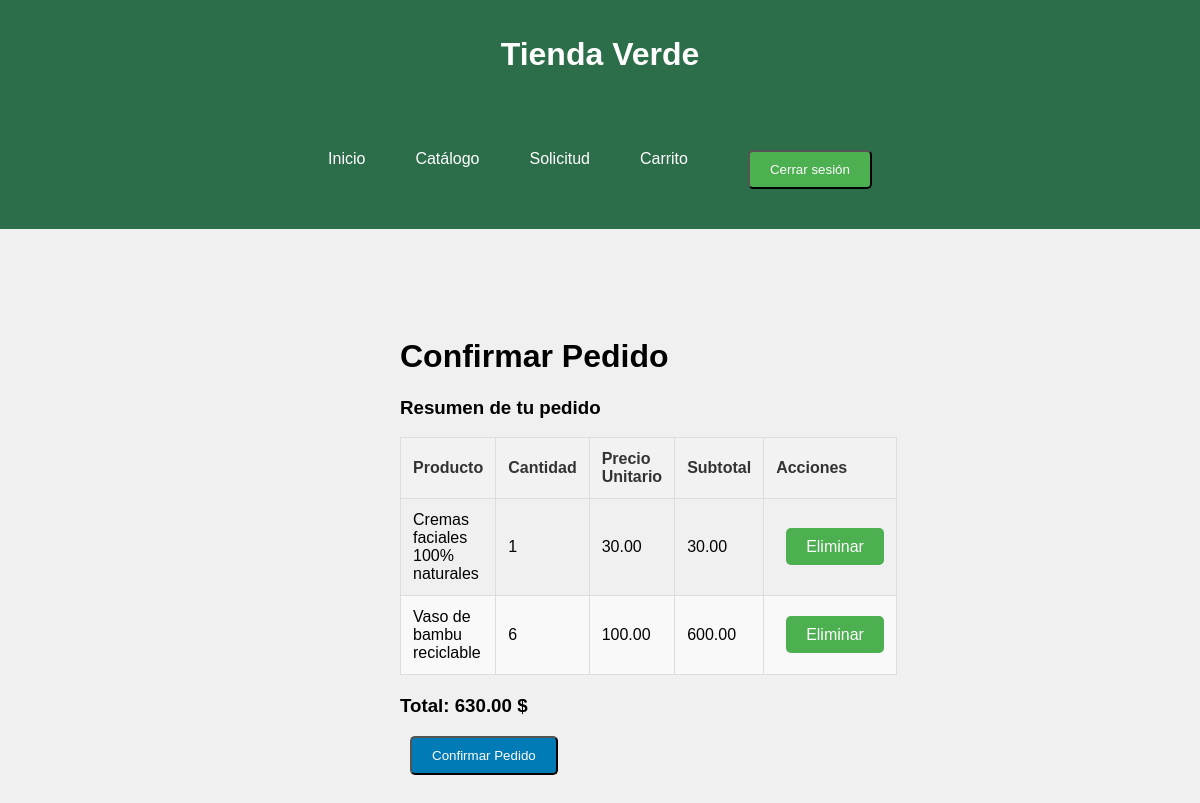
The app's page /confirmar/ (signed in), older data.
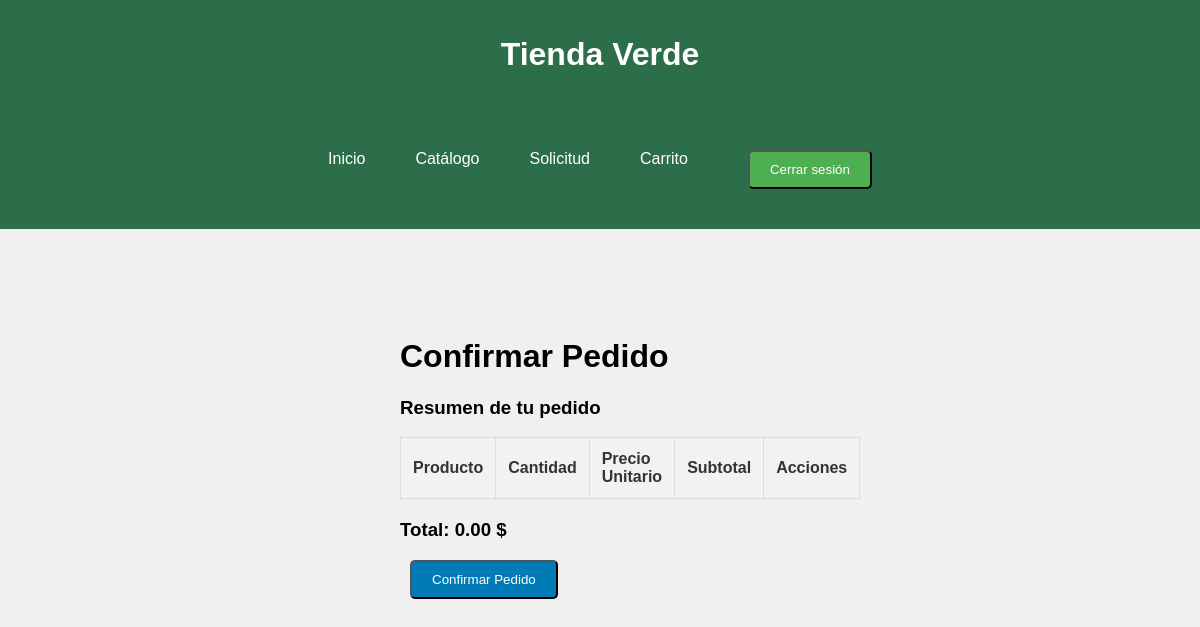
The same page, newer data.
### tienda/models.py (models this page shows, shortened)
class ItemCarrito(models.Model):
    carrito = models.ForeignKey(Carrito, on_delete=models.CASCADE)
    producto = models.ForeignKey(Producto, on_delete=models.CASCADE)
    cantidad = models.PositiveIntegerField(default=1)  # Valor predeterminado

class Producto(models.Model):
    nombre = models.CharField(max_length=100)
    descripcion = models.TextField()
    precio = models.DecimalField(max_digits=10, decimal_places=2)
    stock = models.IntegerField()
    imagen = models.CharField(max_length=100, default='porduct1.jpg')  # Nombre del archivo de imagen

### tienda/views.py (the view)
# urls.py: path('confirmar/', views.confirmar_pago, name='confirmar'),
@login_required
def confirmar_pago(request):
    if request.method == 'POST':
        carrito = Carrito.objects.get(usuario=request.user)
        items = ItemCarrito.objects.filter(carrito=carrito)
        pedido = Pedido.objects.create(usuario=request.user, estado='pendiente')
        items.delete()
        return redirect('pedido')  # Asegúrate de que esta URL esté configurada
    else:
        carrito = Carrito.objects.get(usuario=request.user)
        items = ItemCarrito.objects.filter(carrito=carrito)
    return render(request, 'core/confirmar.html', {
        'items': items,
        'carrito': carrito
    })

### tienda/templatetags/carrito_extras.py (called while the page is built)
@register.filter
def multiply(value, arg):
    return value * arg

@register.filter
def carrito_total(items):
    total = sum(item.cantidad * item.producto.precio for item in items)
    return total

### tienda/templates/core/confirmar.html (shortened to what this page needs)
{% extends 'core/base.html' %}
{% load static %}
{% load carrito_extras %}
{% block content %}
<div class="container mt-5 mb-5">
    <h1>Confirmar Pedido</h1>
    <h3>Resumen de tu pedido</h3>
    <table class="carrito-table">
        <thead>
            <tr>
                <th>Producto</th>
                <th>Cantidad</th>
                <th>Precio Unitario</th>
                <th>Subtotal</th>
                <th>Acciones</th>
            </tr>
        </thead>
        <tbody>
            {% for item in items %}
            <tr>
                <td>{{ item.producto.nombre }}</td>
                <td>{{ item.cantidad }}</td>
                <td>{{ item.producto.precio }}</td>
                <td>{{ item.cantidad|multiply:item.producto.precio }}</td>
                <td>
                    <a href="{% url 'eliminar_del_carrito' item.id %}" class="btn btn-danger">Eliminar</a>
                </td>
            </tr>
            {% endfor %}
        </tbody>
    </table>
    <div class="d-flex justify-content-between">
        <h3>Total: {{ items|carrito_total|floatformat:2 }} $</h3>
        <form method="post">
            <button type="submit" class="btn btn-primary">Confirmar Pedido</button>
        </form>
    </div>
</div>
{% endblock %}

Row changes from the older to the newer data that the page shows:
removed ItemCarrito: producto.nombre "Cremas faciales 100% naturales", cantidad "1", producto.precio "30.00", cantidad|multiply "30.00", cantidad+producto "630.00"
removed ItemCarrito: producto.nombre "Vaso de bambu reciclable", cantidad "6", producto.precio "100.00", cantidad|multiply "600.00"
Text that changed along with them:
{{ items|carrito_total|floatformat:2 }}: (not shown) → "0.00"
